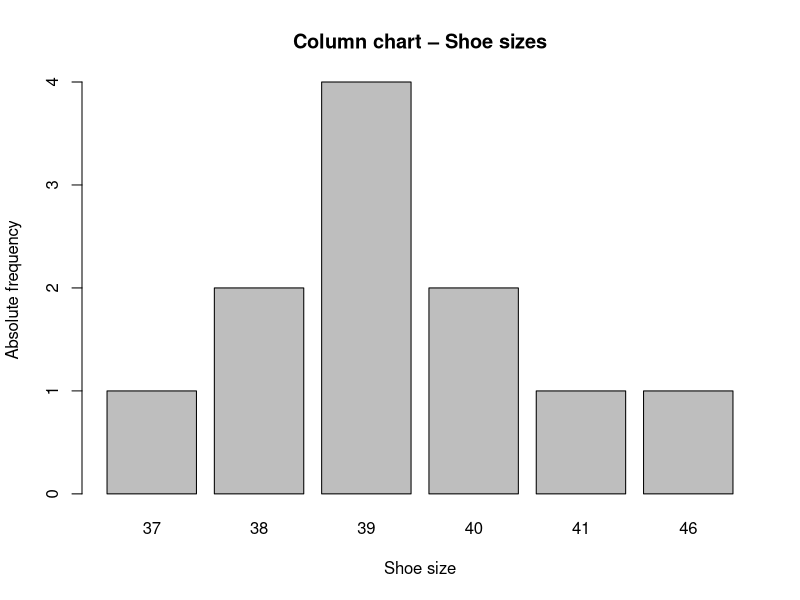
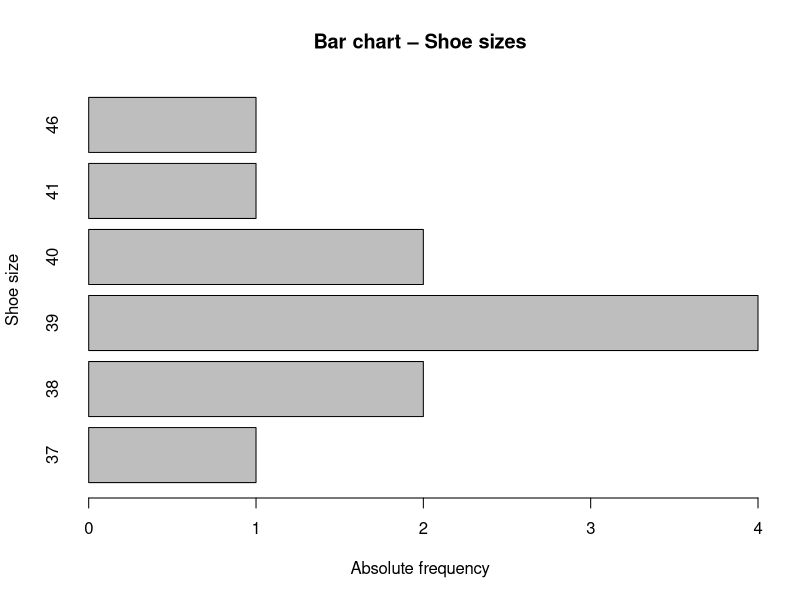
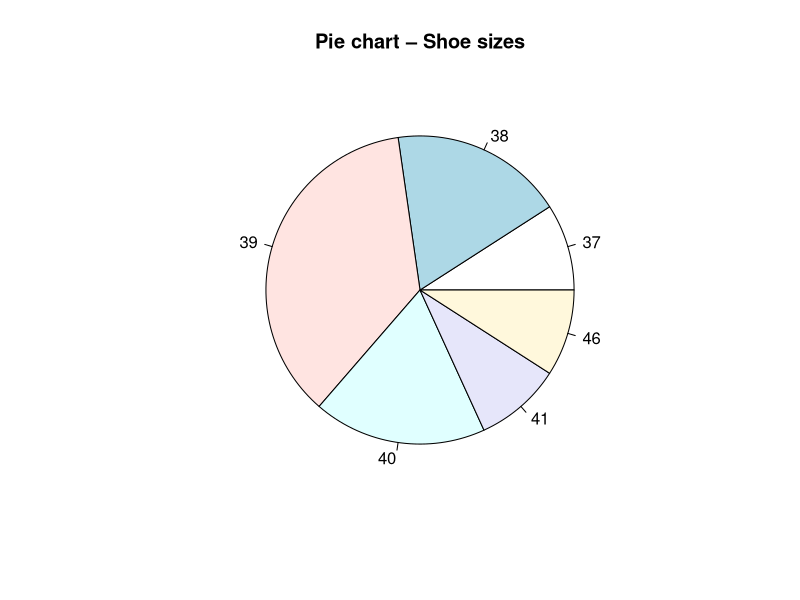
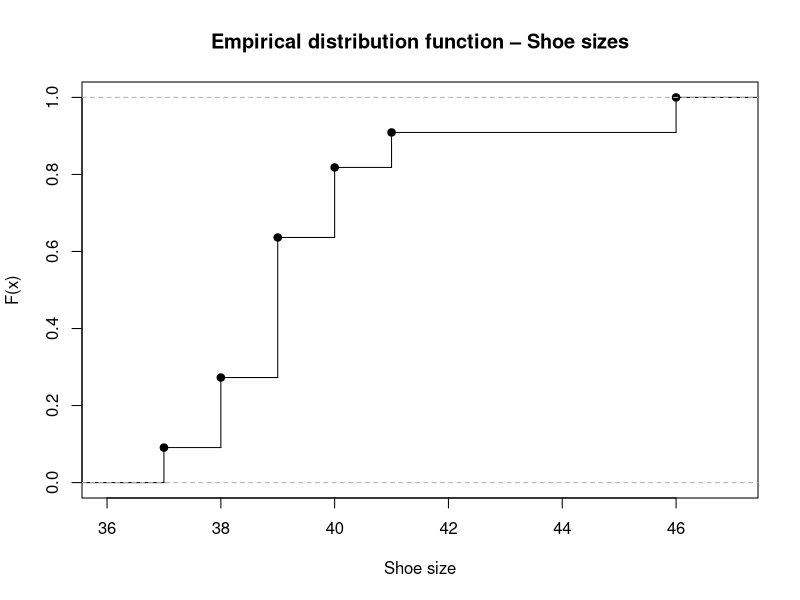

Source code (R) for these figures, in order:
# =====================================================================
# R code from: Part_1_Descriptive_Statistics.tex
# Title:       Quantitative Research – Part 1: Descriptive Statistics
# Author:      Prof. Dr. Christoph Weisser (HSBI)
# Translated from: Statistik_für_Ökonomen_Teil_1.R
# Translated on:   2026-05-03
# Updated on:      2026-05-03
#
# Description:
#   Slide code for the lecture "Quantitative Research – Part 1".
#   Each code section is tagged with a SLIDE marker that uniquely
#   identifies the corresponding slide of the Beamer presentation.
#   The SLIDE markers are greppable: e.g. "SLIDE 28" finds the code
#   for the slide "Frequencies with R".
#
# Table of contents (slide -> content):
#   Setup                                 -> SETUP block (data of the 11 players)
#   Section 2 "Descriptive Statistics":
#     Subsection "Frequencies":
#       SLIDE 28  "Frequencies with R"
#       SLIDE 29  "Column chart"                 (code for the figure)
#       SLIDE 30  "Bar chart"                    (code for the figure)
#       SLIDE 31  "Pie chart"                    (code for the figure)
#       SLIDE 32  "Empirical distribution function" (code for the figure)
#     Subsection "Measures of location":
#       SLIDE 39  "Measures of location with R 1"
#       SLIDE 40  "Measures of location with R 2"
#       SLIDE 48  "Quantiles with R"
#     Subsection "Measures of dispersion":
#       SLIDE 61  "Measures of dispersion with R"
#       SLIDE 68  "Exercise – Computing measures of dispersion" (handball team)
#       SLIDE 69  "Exercise – Results"
#   Section 3 "Summary":
#       SLIDE 74  "Summary: Important R commands (1/2)"
#       SLIDE 75  "Summary: Important R commands (2/2)"
#
# Reproducibility note:
#   The shoe-size vector `daten` is defined once in the SETUP block and
#   reused by all subsequent slide blocks.
# =====================================================================


# =====================================================================
# SETUP – Data
# Source: slide "The data – an example 2"
# Used from: SLIDE 28 onwards
# =====================================================================
# Football team – read in the shoe sizes of the 11 players
daten <- c(40, 39, 38, 41, 46, 39, 39, 38, 37, 40, 39)
daten


# ---------------------------------------------------------------------
# SLIDE 28: "Frequencies with R"
# Section: Descriptive Statistics > Frequencies
# ---------------------------------------------------------------------
# Frequency table (absolute frequencies)
table(daten)

# Relative frequencies
prop.table(table(daten))

# Cumulative (relative) frequencies
cumsum(prop.table(table(daten)))
# --- end SLIDE 28 ---


# ---------------------------------------------------------------------
# SLIDE 29: "Column chart"
# Section: Descriptive Statistics > Frequencies
# Note: The LaTeX slide only shows the image (chart_slide_19.png);
# the corresponding R code is documented here.
# ---------------------------------------------------------------------
barplot(table(daten),
        main = "Column chart – Shoe sizes",
        xlab = "Shoe size",
        ylab = "Absolute frequency")
# --- end SLIDE 29 ---


# ---------------------------------------------------------------------
# SLIDE 30: "Bar chart"
# Section: Descriptive Statistics > Frequencies
# Note: only image on the slide (chart_slide_20.png).
# ---------------------------------------------------------------------
barplot(table(daten),
        horiz = TRUE,
        main  = "Bar chart – Shoe sizes",
        xlab  = "Absolute frequency",
        ylab  = "Shoe size")
# --- end SLIDE 30 ---


# ---------------------------------------------------------------------
# SLIDE 31: "Pie chart"
# Section: Descriptive Statistics > Frequencies
# Note: only image on the slide (chart_slide_21.png).
# ---------------------------------------------------------------------
pie(table(daten), main = "Pie chart – Shoe sizes")
# --- end SLIDE 31 ---


# ---------------------------------------------------------------------
# SLIDE 32: "Empirical distribution function"
# Section: Descriptive Statistics > Frequencies
# Note: only image on the slide (image_004.png).
# ---------------------------------------------------------------------
# Create the empirical distribution function as an R function
Fn <- ecdf(daten)

# Value of the distribution function at 39: F(39)
Fn(39)

# Plot the empirical distribution function
plot(ecdf(daten),
     main      = "Empirical distribution function – Shoe sizes",
     xlab      = "Shoe size",
     ylab      = "F(x)",
     verticals = TRUE,
     do.points = TRUE)
# --- end SLIDE 32 ---


# ---------------------------------------------------------------------
# SLIDE 39: "Measures of location with R 1"
# Section: Descriptive Statistics > Measures of location
# ---------------------------------------------------------------------
# Sum
sum(daten)

# Arithmetic mean
mean(daten)

# Geometric mean
# Step 1: Compute the product of all values
product <- prod(daten)
# Step 2: Determine the number of observations
n <- length(daten)
# Step 3: Take the n-th root
gmean <- product^(1/n)
gmean
# --- end SLIDE 39 ---


# ---------------------------------------------------------------------
# SLIDE 40: "Measures of location with R 2"
# Section: Descriptive Statistics > Measures of location
# ---------------------------------------------------------------------
# Sum
sum(daten)

# Trimmed mean: 10% of the extreme values are removed
mean(daten, trim = 0.10)

# Median
median(daten)  # Note: the R definition differs from the lecture
               # definition (position ceil(n/2))!

# Mode – supplementary helper function (not included in the LaTeX slide,
# added by the author since R does not provide a direct mode command)
modus <- function(x) {
  ux <- unique(x)
  ux[which.max(tabulate(match(x, ux)))]
}
print(modus(daten))
# --- end SLIDE 40 ---


# ---------------------------------------------------------------------
# SLIDE 48: "Quantiles with R"
# Section: Descriptive Statistics > Measures of location
# Note: type = 1 corresponds to the discrete definition
#       x_p = x_{ceil(n*p)} from the lecture.
# ---------------------------------------------------------------------
# All standard quantiles at once (type = 1: discrete)
quantile(daten, type = 1)

# 1st quartile (25% quantile)
quantile(daten, 0.25, type = 1)

# 3rd quartile (75% quantile) – supplementary
quantile(daten, 0.75, type = 1)

# 17% quantile – supplementary (cf. table on slide "Quantiles – Computation example")
quantile(daten, 0.17, type = 1)

# 80% quantile
quantile(daten, 0.80, type = 1)
# --- end SLIDE 48 ---


# ---------------------------------------------------------------------
# SLIDE 61: "Measures of dispersion with R"
# Section: Descriptive Statistics > Measures of dispersion
# ---------------------------------------------------------------------
# Variant 1: slide code directly on `daten` (shoe-size team)
# Variance
var(daten)

# Standard deviation
sd(daten)

# Coefficient of variation
v <- sd(daten) / mean(daten)
v

# Normalized coefficient of variation
vstar <- v / sqrt(length(daten))
vstar

# Variant 2: comparison of Vierer A vs. Vierer B (slides 47-57)
vierer_a <- c(34, 37, 40, 41)
vierer_b <- c(36, 37, 39, 40)

# Sample variance
print(var(vierer_a))   # 10
print(var(vierer_b))   # 3.333...

# Standard deviation
print(sd(vierer_a))    # 3.1623
print(sd(vierer_b))    # 1.8257

# Coefficient of variation
print(sd(vierer_a) / mean(vierer_a))   # 0.0832
print(sd(vierer_b) / mean(vierer_b))   # 0.0481

# Normalized coefficient of variation
print((sd(vierer_a) / mean(vierer_a)) / sqrt(length(vierer_a)))  # 0.0416
print((sd(vierer_b) / mean(vierer_b)) / sqrt(length(vierer_b)))  # 0.0240
# --- end SLIDE 61 ---


# ---------------------------------------------------------------------
# SLIDE 68 / SLIDE 69: "Exercise – Computing measures of dispersion" /
#                      "Exercise – Results"
# Section: Descriptive Statistics > Measures of dispersion
# Data:     shoe sizes of the handball team (n = 13)
# Expected: x̄ = 39.8462, s² = 5.1410, s = 2.2674,
#           v = 0.0569, v* = 0.0158
# ---------------------------------------------------------------------
handball <- c(40, 39, 38, 41, 46, 39, 39, 38, 37, 40, 39, 40, 42)
length(handball)   # 13

# Mean
mean(handball)

# Sample variance
var(handball)

# Standard deviation
sd(handball)

# Coefficient of variation
v_h <- sd(handball) / mean(handball)
v_h

# Normalized coefficient of variation
vstar_h <- v_h / sqrt(length(handball))
vstar_h
# --- end SLIDE 68/69 ---


# ---------------------------------------------------------------------
# SLIDE 74: "Summary: Important R commands (1/2)"
# Section: Summary
# ---------------------------------------------------------------------
# Frequencies
table(daten)                        # Absolute frequencies
prop.table(table(daten))            # Relative frequencies
cumsum(prop.table(table(daten)))    # Cumulative frequencies

# Measures of location
mean(daten)                         # Arithmetic mean
mean(daten, trim = 0.10)            # Trimmed mean (10%)
median(daten)                       # Median
quantile(daten, 0.25, type = 1)     # Quantiles (e.g. Q1)
# --- end SLIDE 74 ---


# ---------------------------------------------------------------------
# SLIDE 75: "Summary: Important R commands (2/2)"
# Section: Summary
# ---------------------------------------------------------------------
# Measures of dispersion
var(daten)                                        # Sample variance
sd(daten)                                         # Standard deviation
sd(daten) / mean(daten)                           # Coefficient of variation
sd(daten) / mean(daten) / sqrt(length(daten))     # Norm. coeff. of variation
# --- end SLIDE 75 ---
